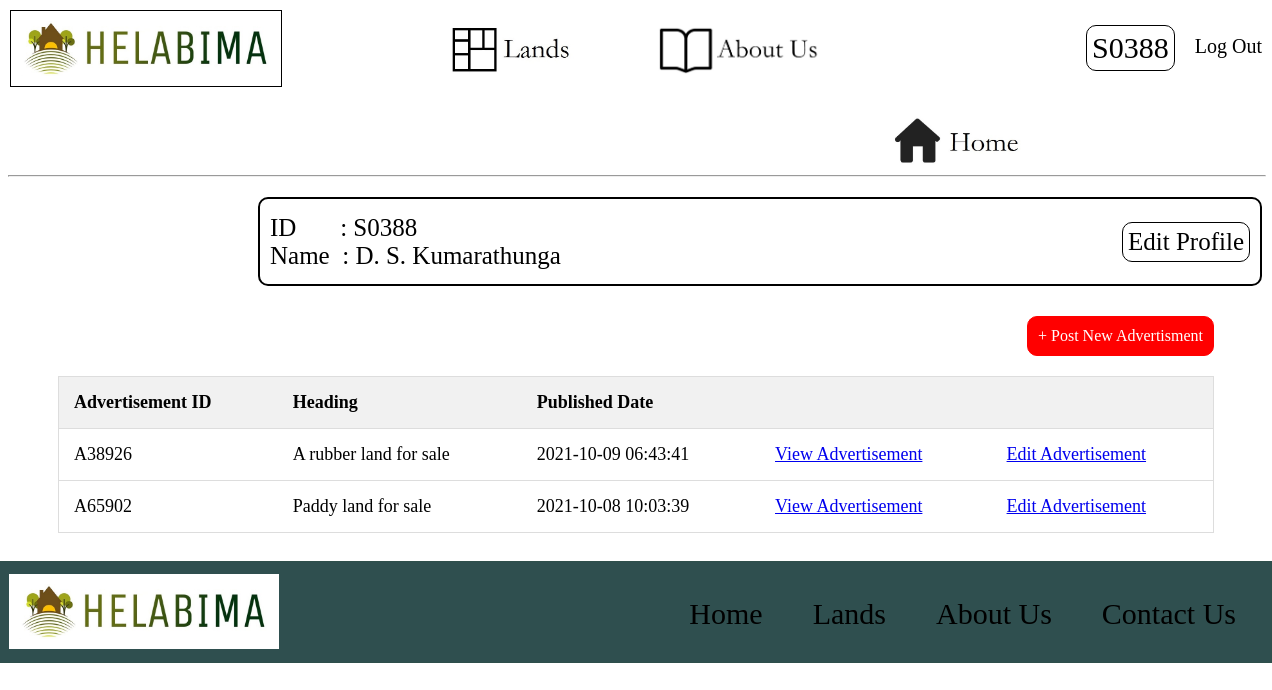
Page /sellerIndex.php (signed in) on the committed database.
### tables this page shows
CREATE TABLE `sellers` (
  `user_id` varchar(5) NOT NULL,
  `name` varchar(100) NOT NULL,
  `email` varchar(50) NOT NULL,
  `mobilenum` char(10) NOT NULL,
  `password` varchar(20) NOT NULL,
  `date` timestamp NULL DEFAULT current_timestamp()
);

CREATE TABLE `ads` (
  `adID` varchar(6) NOT NULL,
  `heading` varchar(50) NOT NULL,
  `type` varchar(50) NOT NULL,
  `area` int(11) NOT NULL,
  `price` int(11) NOT NULL,
  `address` varchar(200) NOT NULL,
  `district` varchar(30) NOT NULL,
  `province` varchar(30) NOT NULL,
  `description` varchar(5000) NOT NULL,
  `img` varchar(10) NOT NULL,
  `pub_date` timestamp NULL DEFAULT current_timestamp(),
  `user_id` varchar(5) NOT NULL
);

### functions.php (called while the page is built, shortened)
<?php
function checkLogin($con)
{
	if(isset($_SESSION['userid']) && isset($_SESSION['account']))
	{
		$id = $_SESSION['userid'];
		if($_SESSION['account'] == 'buyer')
		{
			$sql = "select * from buyers where user_id = '$id' limit 1";
			$result = mysqli_query ($con, $sql);
			if ($result && mysqli_num_rows($result) > 0)
			{
				$buyer_data = mysqli_fetch_assoc($result);
				return $buyer_data;
				$con->close();
			}
		}
		elseif ($_SESSION['account'] == 'seller')
		{
			$sql = "select * from sellers where user_id = '$id' limit 1";
			$result = mysqli_query ($con, $sql);
			if ($result && mysqli_num_rows($result) > 0)
			{
				$seller_data = mysqli_fetch_assoc($result);
				return $seller_data;
			}
		}
	}
	else
	{
		return 0;
	}
	die;
}
?>

### sellerIndex.php (the view, shortened to what this page needs)
<?php
require('config.php');
include('functions.php');
$userData = checkLogin($con);
$SID = $userData['user_id'];
?>
<!DOCTYPE html>
<html lang="en">
<head>
  <link rel="stylesheet" type="text/css" href="src/styles/main.css">
  <link rel="stylesheet" type="text/css" href="src/styles/seller.css">
</head>
<body>
    <div class="header">
      <a href="index.php"><img id="icon" alt="Helabima Lands Icon" src="src/img/02.jpeg" width="250px" height="auto" /></a>
      <?php
        $logOut = "<a href='logout.php' id='logout'>Log Out</a>";
        if(isset($_SESSION['account']) && $_SESSION['account'] == "seller")
        {
          echo($logOut);
          echo("<a id='username' href='sellerIndex.php'>".$SID. "</a>");
        }
        elseif(isset($_SESSION['account']) && $_SESSION['account'] == "buyer")
        {
         header("Location: buyerIndex.php");
        }
        elseif(isset($_SESSION['account']) && $_SESSION['account'] == "admin")
        {
          header("Location: adminIndex.php");
        }
        else
        {
          header("Location: index.php");
        }
      ?>
      <a class="nav"  href="aboutus.php"> <img id="aboutus" alt="aboutus" src="src/img/aboutus.jpg" height="50px" width="auto" /></a>
      <a class="nav"  href="lands.php"> <img id="lands" alt="lands" src="src/img/lands.jpg" height="50px" width="auto" /></a>
      <a class="nav"  href="index.php"> <img id="home" alt="home" src="src/img/home.jpg" height="50px" width="auto" /></a>
  </div>
    <hr width="100%">
    <div class="content">
      <div class="user-details">
        <span> ID &nbsp;&nbsp;&nbsp;&nbsp;&nbsp;&nbsp;: <?php echo $SID; ?> </span><br/>
        <span> Name &nbsp;: <?php echo $userData['name']; ?> </span><br/>
        <a id="editProf" href="sellerEditProfile.php"> Edit Profile </a>
      </div>
      <a id="newAd" href="sellerNewAd.php"> + Post New Advertisment </a>
      <div class="adlist">
        <table id="adTbl">
          <tr style="background-color:#f1f1f1;pointer-events: none;">
            <th>Advertisement ID</th>
            <th>Heading </th>
            <th>Published Date</th>
            <th></th>
            <th></th>
          </tr>
          <?php
            $sql01 = "SELECT * FROM ads WHERE user_id = '$SID'";
            $adRslt = mysqli_query ($con, $sql01);
            if ($adRslt && mysqli_num_rows($adRslt) > 0)
            {
              while ($ad_data = mysqli_fetch_assoc($adRslt))
              {
                echo ("<tr>");
                echo ("<td>".$ad_data['adID']." </td>");
                echo ("<td>".$ad_data['heading']." </td>");
                echo ("<td> ".$ad_data['pub_date']." </td>");
                echo ("<td><a id='viewAd' href='viewAd.php?adid=".$ad_data['adID']."'>View Advertisement</a></td>");
                echo ("<td><a id='edtAd' href='sellerEditAd.php?adid=".$ad_data['adID']."'>Edit Advertisement</a></td>");
                echo ("</tr>");
              }
            }
          ?>
        </table>
      </div>
    </div>
    <br/>
    <div class="footer" >
      <img id="icon" alt="Helabima Lands Icon" src="src/img/02.jpeg" width="250px" height="auto" />
      <a class="nav" id="contact" href="index.php#contact"> Contact Us </a>
      <a class="nav" id="aboutus"  href="aboutus.php">About Us</a>
      <a class="nav" id="lands" href="lands.php"> Lands </a>
      <a class="nav" id="home" href="index.php"> Home </a>
    </div>
</body>
</html>

### src/styles/main.css (style rules this page uses)
body { background:#fff; font-family: Garamond, serif; }
.header { background: #fff; height: 110px; margin: -8px -8px -9px -10px; }
.header #icon { border: 1px solid #000; margin: 10px 0px 0px 12px; padding: 10px; }
.header #username { float:right; font-size:30px; font-family:Garamond, serif; color:black; margin:25px 10px; text-decoration:none; padding: 5px; border: 1px solid black; border-radius:10px }
.header #logout { float:right; font-size:20px; font-family:Garamond, serif; color:black; margin:35px 10px; text-decoration: none; }
.header .nav { float: right; color: black; margin: 0px 0px 0px 10px; }
.header #aboutus { margin: 20px 250px 0px 10px; padding: 5px; object-fit: cover; }
.header #lands { margin: 20px 50px 0px 10px; padding: 5px; object-fit: cover; }
.header #home { margin: 20px 50px 0px 10px; padding: 5px; object-fit: cover; }
.footer { border: 1px solid #2F4F4b; background: #2F4F4F; height: 100px; margin: 0px -8px -8px -10px; }
.footer #icon { background: white; margin: 12px 5px 0px 10px; padding: 10px; }
.footer .nav { float: right; color: black; margin: 10px 0px 0px 10px; font-family: Garamond, serif; text-decoration: none; font-size: 30px; }
.footer #lands, .footer #home, .footer #aboutus, .footer #contact { margin: 30px 30px 0px 10px; padding: 5px; }

### src/styles/seller.css (style rules this page uses)
.content { background: #FFF; width: 100%; }
div.user-details { margin-top:20px; margin-left:250px; height:55px; font-family: Garamond, serif; font-size: 25px; width: 980px; border: 2px solid black; border-radius: 10px; padding: 15px 10px; }
.user-details #editProf { float:right; border: 1px solid black; padding: 5px; color: black; text-decoration: none; border-radius: 10px; margin-top: -48px; }
#newAd { float:right; border: 1px solid red; padding: 10px; color: white; background-color: red; text-decoration: none; border-radius: 10px; margin: 30px 50px 20px 0px; }
div.adlist { margin:20px 50px 10px 50px; font-family: Garamond, serif; font-size: 18px; }
#adTbl { border-collapse: collapse; width: 100%; border: 1px solid #ddd; }
#adTbl th, #adTbl td { text-align: left; padding: 15px; border-bottom: 1px solid #ddd; }

### rows in the picture
sellers: user_id "S0388", name "D. S. Kumarathunga"
ads: adID "A38926", heading "A rubber land for sale", pub_date "2021-10-09 06:43:41"
ads: adID "A65902", heading "Paddy land for sale", pub_date "2021-10-08 10:03:39"
